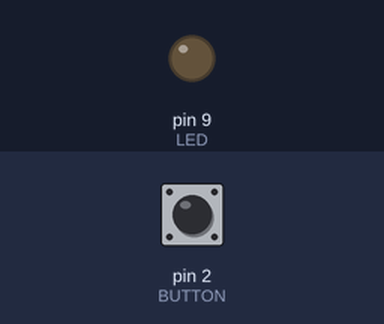
The sketch below on a simulated Arduino Uno, built with avr-gcc and run on an emulated ATmega328P. On the bench: output pins drawn as LEDs (lit = HIGH). The inputs (shaded band) are chosen by the test bench; at power-on: pin 2 (BUTTON) HIGH.

Above: at 1.2 s.
1.3 s: pin 2 (BUTTON) pulled LOW for 0.15 s
At 1.37 s:
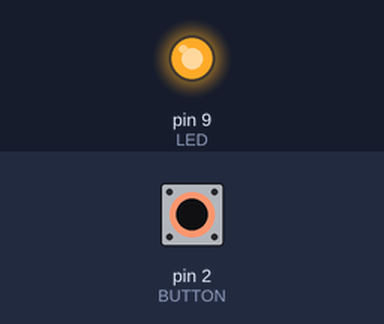
2.9 s: pin 2 (BUTTON) pulled LOW for 3.2 s
At 7.2 s:
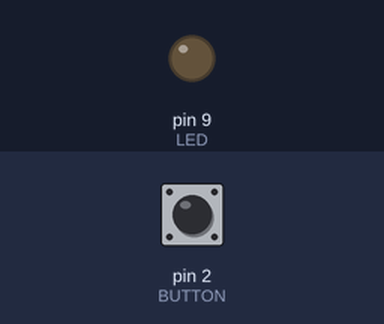
Timing chart, 0 to 8.7 s (numbered marks = the images above; inputs shaded):
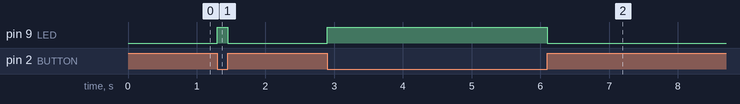

Measured:
- after the input at 1.3 s, pin 9 (LED): LOW → HIGH at once, → LOW 0.15 s later
- after the input at 2.9 s, pin 9 (LED): LOW → HIGH at once, → LOW 3.2 s later

The sketch:

classroom_switch.ino
```cpp
const byte BUTTON = 2, LED = 9;
void setup() {
  pinMode(BUTTON, INPUT_PULLUP);
  pinMode(LED, OUTPUT);
}
void loop() {
  const bool switchClosed = digitalRead(BUTTON) == LOW;
  digitalWrite(LED, switchClosed ? HIGH : LOW);
}
```
